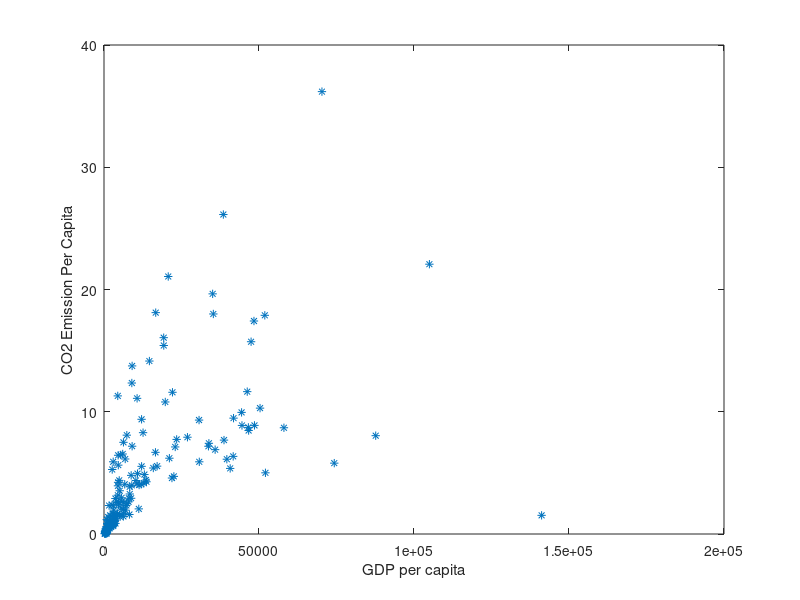

This figure's MATLAB source:
clear
clc
load('D6ClimateData.mat')
n = 0;
index = 1;
KT_TO_KG = 1000000;
M_TO_USD = 1000000;
xSet = [];
ySet = [];
while n ~= 7628
    if YEAR(index) == 2010
        x = GDP(index) * M_TO_USD / POPULATION(index);
        y = CARBON_DIOXIDE(index) * KT_TO_KG / POPULATION(index);
        xSet=[xSet;x];
        ySet=[ySet;y];
        plot(xSet, ySet, '*');
%         disp("$" + x + ", " + y + " kg CO2 emission");
    end
    n = n + 1;
    index = index + 1;
end
xlabel("GDP per capita");
ylabel("CO2 Emission Per Capita");